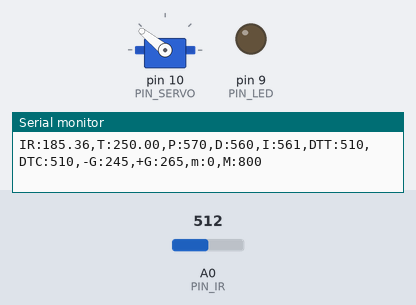
A sketch run on a simulated Arduino Uno, built with avr-gcc and run on an emulated ATmega328P. Shown: servo, output pins drawn as LEDs (lit = HIGH), the last lines printed to the serial monitor. The test bench sets the inputs (shaded band); at power-on: A0 (PIN_IR) = 512.

Above: at 1.2 s.
1.3 s: A0 (PIN_IR) set to 290
At 2.4 s:
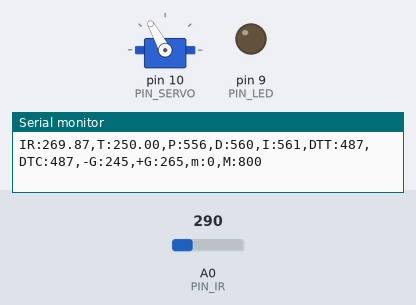
4.3 s: A0 (PIN_IR) set to 240
7.3 s: A0 (PIN_IR) set to 150
At 10.0 s:
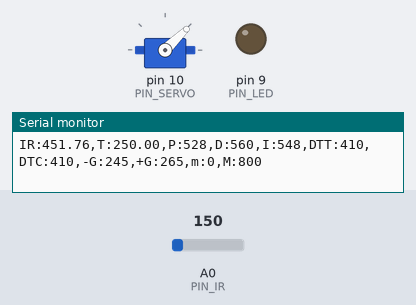
10.3 s: A0 (PIN_IR) set to 0
At 11.83 s:
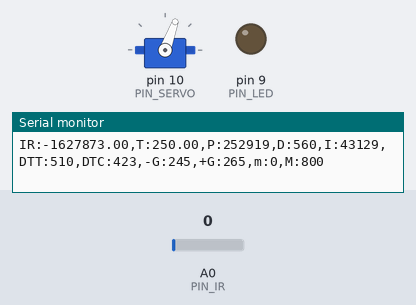
13.3 s: A0 (PIN_IR) set to 122
Timing chart, 0 to 16.2 s (numbered marks = the images above; inputs shaded):
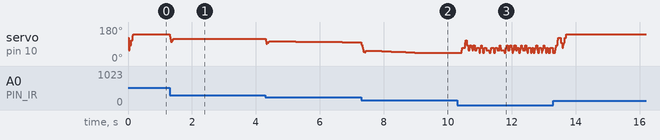

The sketch:

pid_control.ino
```cpp
#include <Servo.h>

/////////////////////////////
// Configurable parameters //
/////////////////////////////

// Arduino pin assignment
#define PIN_LED 9            // [20200000] LED핀 설정
#define PIN_SERVO 10         //[20191979] Servo 핀 설정
#define PIN_IR A0            // [20191979] 적외선 핀(아날로그핀)

// Framework setting
#define _DIST_TARGET 250    // [20213085] 정지하려는 위치 목표값
#define _DIST_MIN 160         //[20191979] 최소거리
#define _DIST_MAX 300         //[20191979] 최대거리

// Distance sensor
#define _DIST_ALPHA 0.44 //[20203118] DIST_ALPHA 값 설정

// Servo range
#define _DUTY_MIN 1000    // [20213083]서보 각도의 최솟값 설정
#define _DUTY_NEU 1810    // [20213090]서보 수평 각도 펄스 값
#define _DUTY_MAX 2000        // [20213081] 서보 각도의 최댓값

// Servo speed control
#define _SERVO_ANGLE 30 //[20203118] 최대 가동범위에 따른 목표 서보 회전각
#define _SERVO_SPEED 200 //[20203118] 서보 속도 설정

// Event periods
#define _INTERVAL_DIST 20   // [20213099] 거리 센서 주기 설정
#define _INTERVAL_SERVO 20  // [20213099] 서보 주기 설정
#define _INTERVAL_SERIAL 100  // [20213099] 시리얼 표시 주기 설정

// PID parameters
#define _KP 3.1        //[20191979] 비례제어 값
#define _KD 30        // 미분제어 값
#define _KI 0.007        // 적분제어 값

//////////////////////
// global variables //
//////////////////////

// Servo instance
Servo myservo;  // [20213090] 서보 인스턴스 선언

// Distance sensor
float dist_target; // location to send the ball
float dist_raw, dist_ema; //[20203118] 거리와 노이즈 필터 적용 후 거리를 저장하기 위한 변수

// Event periods
unsigned long last_sampling_time_dist, last_sampling_time_servo, last_sampling_time_serial; //[20203118] 마지막으로 측정한 거리, 마지막으로 측정한 서보 각도(각 이벤트별로 업데이트를 위해 측정하는 시간)
bool event_dist, event_servo, event_serial; //[20203118] 이벤트 별로 이번 루프에서 업데이트 여부

// Servo speed control
int duty_chg_per_interval; //[20213086]interval 당 최대 duty 변화량
int duty_target, duty_curr; //[20213086] 목표 duty와 현재 duty 값

// PID variables
float error_curr, error_prev, control, pterm, dterm, iterm;
//[20213086] error_curr: 현재 주기 오차값 / error_prev : 이전 주기 오차 값 / control : PID 제어량 / pterm, dterm, iterm : 비례,적분,미분 이득값


void setup() {
// initialize GPIO pins for LED and attach servo
  pinMode(PIN_LED, OUTPUT);

// move servo to neutral position
  myservo.attach(PIN_SERVO);
  duty_target = duty_curr = _DUTY_NEU;
  myservo.writeMicroseconds(duty_curr);

// initialize global variables
duty_curr=_DUTY_MIN; //[20203118] duty_curr 값 초기화
dist_raw = dist_ema = ir_distance_filtered(); // 초기화
error_curr = error_prev = dist_target - dist_ema;  // 초기화
dist_target=_DIST_TARGET; //[20203118] dist_target 값 초기화
pterm =
dterm =
iterm =

last_sampling_time_dist = last_sampling_time_servo = last_sampling_time_serial = 0;
event_dist = event_servo = event_serial = false;

// initialize serial port
Serial.begin(115200);

// convert angle speed into duty change per interval.
  duty_chg_per_interval = (_DUTY_MAX - _DUTY_MIN) * ((float)_SERVO_SPEED / _SERVO_ANGLE) * (_INTERVAL_SERVO / 1000.0);//[20203118] duty_chg_per_interval 값 설정
//[20213103] 오류 수정
}


void loop() {
/////////////////////
// Event generator //
/////////////////////
// [20213090]
unsigned long time_curr = millis();
if(time_curr >= last_sampling_time_dist + _INTERVAL_DIST){
        last_sampling_time_dist += _INTERVAL_DIST;
        event_dist = true;
}
if(time_curr >= last_sampling_time_servo + _INTERVAL_SERVO){
        last_sampling_time_servo += _INTERVAL_SERVO;
        event_servo = true;
}
if(time_curr >= last_sampling_time_serial + _INTERVAL_SERIAL){
        last_sampling_time_serial += _INTERVAL_SERIAL;
        event_serial = true;
}


////////////////////
// Event handlers //
////////////////////

  if(event_dist) {
      event_dist = false;
  // get a distance reading from the distance sensor
      dist_raw = ir_distance_filtered();
      dist_ema = (1 - _DIST_ALPHA)*dist_ema + _DIST_ALPHA*dist_raw; // [20213083]

  // PID control logic
    error_curr = dist_target - dist_ema;
    pterm = _KP * error_curr; //[20213083]
    dterm = _KD * (error_curr - error_prev);    //[20191979]
    iterm += _KI * error_curr;   // 적분 control
    control = pterm + dterm + iterm; //[20203118]

  // duty_target = f(duty_neutral, control)
    duty_target = _DUTY_NEU + control; //[20213086]

  // keep duty_target value within the range of [_DUTY_MIN, _DUTY_MAX]
if(duty_target > _DUTY_MAX){duty_target = _DUTY_MAX;}
if(duty_target < _DUTY_MIN){duty_target = _DUTY_MIN;}
//[20213086]

error_prev = error_curr;
  }

  if(event_servo) {
event_servo=false; //[20203118]

    // adjust duty_curr toward duty_target by duty_chg_per_interval
if(duty_target > duty_curr) {
    duty_curr += duty_chg_per_interval;
    if(duty_curr > duty_target) duty_curr = duty_target;
  }
else {
    duty_curr -= duty_chg_per_interval;
    if(duty_curr < duty_target) duty_curr = duty_target;
  } //[20213086]

    // update servo position
myservo.writeMicroseconds(duty_curr); //[20213086]
  }

  if(event_serial) {
    event_serial = false;
    Serial.print("IR:");
    Serial.print(dist_ema);
    Serial.print(",T:");
    Serial.print(dist_target);
    Serial.print(",P:");
    Serial.print(map(pterm,-1000,1000,510,610));
    Serial.print(",D:");
    Serial.print(map(dterm,-1000,1000,510,610));
    Serial.print(",I:");
    Serial.print(map(iterm,-1000,1000,510,610));
    Serial.print(",DTT:");
    Serial.print(map(duty_target,1000,2000,410,510));
    Serial.print(",DTC:");
    Serial.print(map(duty_curr,1000,2000,410,510));
    Serial.println(",-G:245,+G:265,m:0,M:800");
  }
}

float ir_distance(void){ // return value unit: mm
  float val;
  int a = 100;
  int b = 400;
  float volt = float(analogRead(PIN_IR));
  val = ((6762.0/(volt-9.0))-4.0) * 10.0;
  val = 100 + 300.0 / (_DIST_MAX - _DIST_MIN) *(val - _DIST_MIN);//[20213092] 오류수정
  val = 100 + 300.0 / (b-a) * (val - a);
  return val;
}
float ir_distance2(){
  int volt = map(analogRead(PIN_IR), 0, 1023, 0, 5000);
  return (27.61 / (volt - 0.1696)) * 10000 + 75;
}
float ir_distance_filtered(void){ // return value unit: mm
  return ir_distance2(); // for now, just use ir_distance() without noise filter.
}
```

Measured:
- after the input at 1.3 s, servo on pin 10 (PIN_SERVO): 141° → 119° at once, → 118° 1.7 s later
